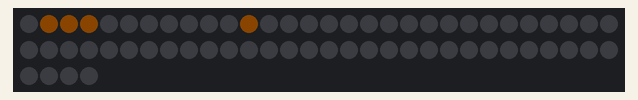
This sketch was run on a simulated Arduino Uno, built with avr-gcc and run on an emulated ATmega328P. Parts: 64 RGB LEDs in strip order, left to right, continuing on the next row. Dim RGB values are drawn brighter than linear.

Above: at 0.1 s.

The sketch:

moreanimation.ino
```cpp
#include <Adafruit_NeoPixel.h>
#include "frames.h"
//first one is number of pixels, second is ping
//kalista ur a dipshit
Adafruit_NeoPixel strip(64, 6);
int whichFrame = 0;
int colors [8][3]{
{0,0,0},
{255,131,0},
{128,0,128},
{0,0,255},
{255,255,0},
{255,0,0},
{0,255,0},
{173,216,230}
};
void setup() {
  strip.setBrightness(10);
  Serial.begin(9600);
  strip.begin();
  strip.clear();
  strip.show();
}
void loop() {
  for (int i = 0; i < strip.numPixels(); i++) {
    int whichColor = animation[whichFrame][i];

    int red = colors[whichColor][0];
    int green = colors[whichColor][1];
    int blue = colors[whichColor][2];
    strip.setPixelColor(i, red, green, blue);

  }
  strip.show();
  whichFrame = (whichFrame + 1) %2;
  delay(100);

  delay(500);


}
```

frames.h
```cpp
int animation[10][64]{
{
 0,1,1,1,0,0,0,0,
 0,0,0,1,0,0,0,0,
 0,0,0,0,0,0,0,0,
 0,0,0,0,0,0,0,0,
 0,0,0,0,0,0,0,0,
 0,0,0,0,0,0,0,0,
 0,0,0,0,0,0,0,0,
 0,0,0,0,0,0,0,0


},
{
 0,0,0,0,0,0,0,0,
 0,0,0,0,0,0,0,0,
 0,0,0,0,0,0,0,0,
 0,0,0,0,0,0,0,0,
 0,0,0,0,0,0,0,0,
 0,0,0,0,0,0,0,0,
 0,0,0,0,0,0,0,0,
 0,0,0,0,0,0,0,0


}
};
```
